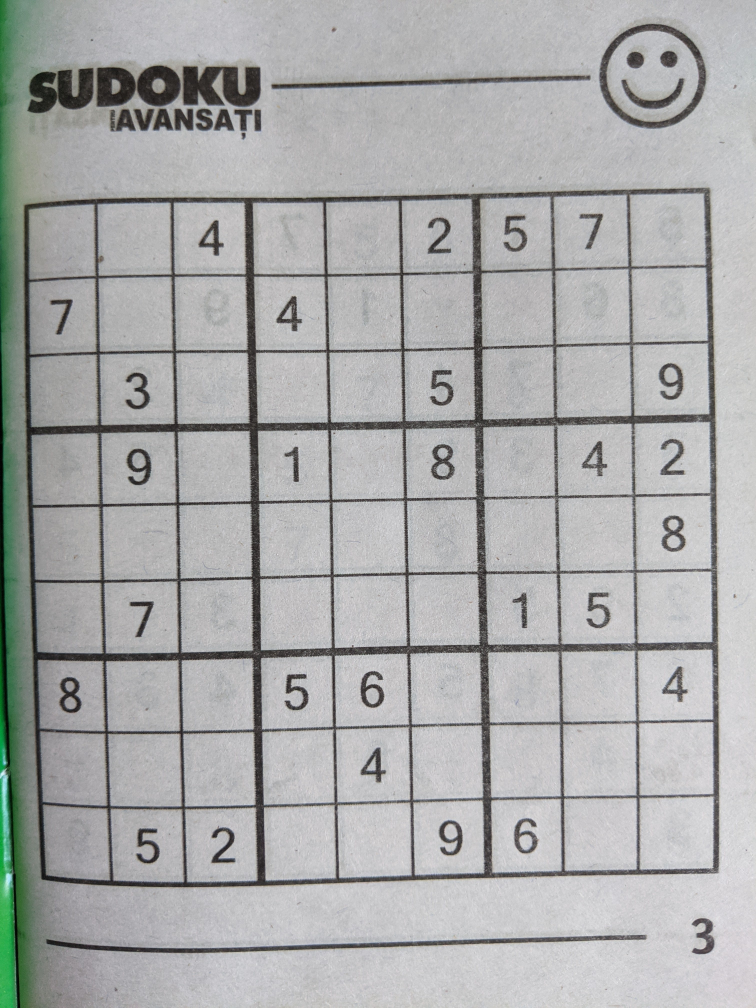
#> input picture evaluation/fake_test/classic/26.jpg, 3024 x 4032 px, found by its file name (shown at 1/4 size)
$ python play.py
#> lines starting #> are read from the running program, lines starting #| are printed output that depends on the picture; after the words box and inside, x2 and y2 are one past the last pixel; in counts of white or black regions, pixels touching at a corner belong together
import os
import glob
import cv2 as cv
import numpy as np
import matplotlib.pyplot as plt

#outliers = ['train/classic/26.jpg', 'train/classic/32.jpg', 'train/classic/36.jpg', 'train/classic/38.jpg', 'train/classic/5.jpg']

print("All Modules Imported")

class Line:
    """
    Store a line based on the two points.
    """
    def __init__(self, point_1, point_2):
        self.point_1 = point_1
        self.point_2 = point_2


class Point:
    def __init__(self, x, y):
        self.x = np.int32(np.round(x))
        self.y = np.int32(np.round(y))

    def get_point_as_tuple(self):
        return (self.x, self.y)


def compute_mean_and_std(image_paths, display = False):

    largest = []

    for (step, path) in enumerate(image_paths):
        #if path in outliers: continue
        #print(path)
        image = cv.imread(path)
        image = cv.resize(image, None, fx = 0.2, fy = 0.2)
        gray  = cv.cvtColor(image, cv.COLOR_BGR2GRAY)

        edges = cv.Canny(gray, 100, 200)

        ret, thresh = cv.threshold(edges,10,255,0)
        contours, hierarchy = cv.findContours(edges, 1, 2)

        max_area, max_idx = 0, 0
        for (idx, cnt) in enumerate(contours):
            area = cv.contourArea(cnt)
            if area > max_area:
                max_area = area
                max_idx  = idx

    largest.append(max_area)

    if display:
        print("Mean of the largest area extracted: {}".format(np.mean(largest)))
        print("STD of the largest area extracted: {}".format(np.std(largest)))
        plt.hist(largest, bins = 100)
        plt.show()

    return np.mean(largest), np.std(largest)

def generate_crop(contorurs, mean, std, n_std):

    best_fit_contour, best_fit_idx = np.inf, 0
    threshold = (mean + (std * n_std))

    for (idx, cnt) in enumerate(contours):
        x, y, w, h = cv.boundingRect(cnt)

        computed_area = w * h
        if np.abs(threshold - computed_area) < best_fit_contour:
            best_fit_contour = np.abs(threshold - computed_area)
            best_fit_idx     = idx

    return best_fit_idx

def compute_hough_transform(image, edges, threshold):
    lines = cv.HoughLines(edges, 1, np.pi/180, threshold)

    vertical_lines: [Line] = []
    horizontal_lines: [Line] = []

    for i in range(0, len(lines)):
        rho = lines[i][0][0]
        theta = lines[i][0][1]

        angle = theta * 180 / np.pi
        # print(angle)
        a = np.cos(theta)
        b = np.sin(theta)
        x0 = a*rho
        y0 = b*rho
        x1 = int(x0 + 1000*(-b))
        y1 = int(y0 + 1000*(a))
        x2 = int(x0 - 1000*(-b))
        y2 = int(y0 - 1000*(a))

        pt1 = (x1, y1) # x, y
        pt2 = (x2, y2) # x, y

        #cv.line(image, (x1,y1),(x2,y2),(0,0,255),2)

        if  1.4 <= theta <= 1.65:
            line = Line(Point(x=pt1[0], y=pt2[1]), Point(x=pt2[0], y=pt2[1]))
            horizontal_lines.append(line)
        else:
            line = Line(Point(x=pt2[0], y=pt1[1]), Point(x=pt2[0], y=pt2[1]))
            vertical_lines.append(line)

    return horizontal_lines, vertical_lines

def get_rotation_angle(image, edges, threshold):
    lines = cv.HoughLines(edges, 1, np.pi/180, threshold)

    angles = []
    for i in range(0, len(lines)):
        rho = lines[i][0][0]
        theta = lines[i][0][1]

        angle = theta * 180 / np.pi
        #print(angle)
        if angle < 90 + 30 and angle > 90 - 30:
            angles.append(angle)

    return angles

def remove_close_lines(lines: [Line], threshold: int, is_vertical: bool):

    different_lines = []
    if is_vertical:
        lines.sort(key=lambda line: line.point_1.x)
    else:
        lines.sort(key=lambda line: line.point_1.y)

    #  add the first line
    different_lines.append(lines[0])
    if is_vertical:
        for line_idx in range(1, len(lines)):
            if lines[line_idx].point_1.x - different_lines[-1].point_1.x > threshold:
                different_lines.append(lines[line_idx])
    else:
        for line_idx in range(1, len(lines)):
            if lines[line_idx].point_1.y - different_lines[-1].point_1.y > threshold:
                different_lines.append(lines[line_idx])
    return different_lines


from PIL import Image
SCOPE = "classic"
PATH_TO_TRAIN  = "train/"
PATH_TO_IMAGES = os.path.join(PATH_TO_TRAIN, SCOPE)

image_paths = sorted(glob.glob(PATH_TO_IMAGES + "/*.jpg"))
label_paths = sorted(glob.glob(PATH_TO_IMAGES + "/*.txt"))

#mean, std = compute_mean_and_std(image_paths, display = True)

mean, std = 230430.0, 0

for (step, path) in enumerate(image_paths):
    print(path)
    #path = "train/classic/32.jpg"
    #path = "train/classic/5.jpg"
    path = "train/classic/26.jpg"

    image = cv.imread(path)
#> image is the input picture: shape (4032, 3024, 3); mean B, G, R 170.8, 171.1, 170.1
    image = cv.resize(image, None, fx = 0.2, fy = 0.2)
#> image: shape (806, 605, 3)
    gray  = cv.cvtColor(image, cv.COLOR_BGR2GRAY)

    edges = cv.Canny(gray, 200, 250)
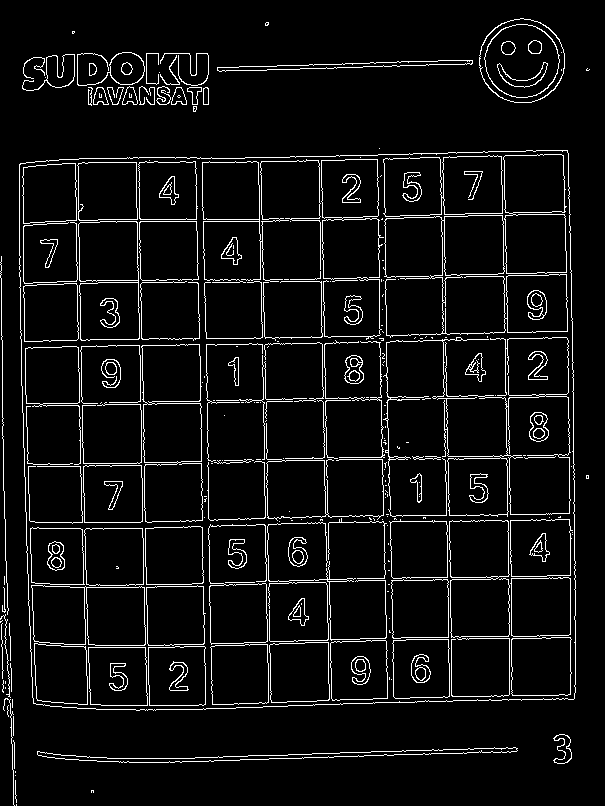
#> edges: shape (806, 605); 6.1% white in thin lines or dots
    ret, thresh = cv.threshold(edges,200,255,0)
    contours, hierarchy = cv.findContours(thresh, cv.RETR_LIST, cv.CHAIN_APPROX_SIMPLE)
#> contours = 389 contours, 191 with area under 20; largest, box (x1, y1, x2, y2) and area: (19, 150, 576, 711) 301113, (19, 150, 576, 711) 301104, (437, 337, 571, 517) 10450, (383, 215, 568, 338) 10195, (505, 395, 571, 515) 7090

    # cv.drawContours(image, contours, -1, (0, 255, 0), 3, cv.LINE_AA)
    # cv.imshow("image", image)
    # cv.waitKey(0)

    idx = generate_crop(contours, mean, std, 0.5)
#> the loop in generate_crop, `for (idx, cnt) in enumerate(contours):` made 389 passes
#> (x, y, w, h, computed_area, best_fit_contour) on passes 3, 6, 109, 252, 333: (15, 780, 2, 23, 46, 230384), (37, 747, 481, 16, 7696, 222734), (267, 522, 120, 120, 14400, 216030), (437, 337, 134, 180, 24120, 206310), (19, 150, 557, 561, 312477, 82047)
#> (x, y, w, h, computed_area) on passes 7, 8, 9, 10, 12, 14: (37, 747, 481, 16, 7696), (13, 740, 2, 29, 58), (554, 734, 18, 30, 540), (553, 734, 19, 30, 570), (7, 705, 2, 12, 24), (3, 698, 12, 108, 1296)
#> after the loop in generate_crop, `for (idx, cnt) in enumerate(contours):`: best_fit_contour = 82047; best_fit_idx = 332
#> idx = 332

    cnt = contours[idx]
#> cnt = contour of 358 points, box (x1, y1, x2, y2) (19, 150, 576, 711), area 301104
    x, y, w, h =  cv.boundingRect(cnt)
#> x = 19; y = 150; w = 557; h = 561

    x_min, y_min = x, y
#> x_min = 19; y_min = 150
    x_max, y_max = x + w, y + h
#> x_max = 576; y_max = 711

    image = cv.rectangle(image,(x, y),(x + w, y + h),(0,255,0),2)
#> image: shape (806, 605, 3); mean B, G, R 168.5, 172.2, 167.7
    image = image[y_min : y_max, x_min : x_max]
#> image: shape (561, 557, 3)

    # cv.imshow("image", image)
    # cv.waitKey(0)
    # break
    th = 10
    h, w, c = image.shape
#> c = 3

    x_min = max(0, x_min - th)
#> x_min = 9
    y_min = max(0, y_min - th)
#> y_min = 140
    x_max = min(w, x_max + th)
#> x_max = 557
    y_max = min(h, y_max + th)
#> y_max = 561

    image = cv.rectangle(image,(x, y),(x + w, y + h),(0,255,0),2)
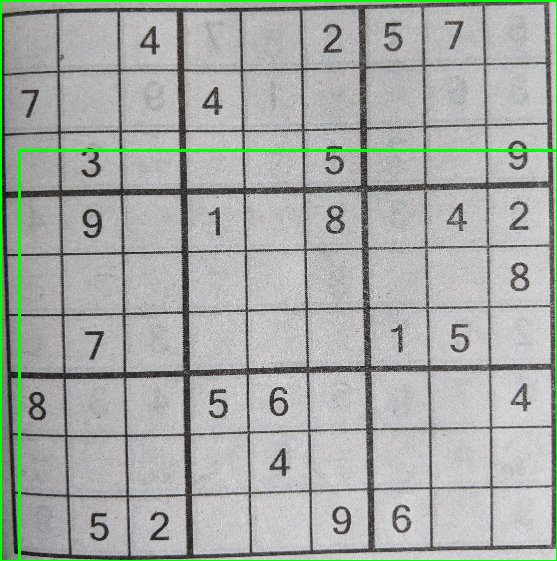
#> image: shape (561, 557, 3); mean B, G, R 166.9, 171.2, 166.7
    image = image[y_min : y_max, x_min : x_max]
#> image: shape (421, 548, 3)

    gray  = cv.cvtColor(image, cv.COLOR_BGR2GRAY)
#> gray: shape (421, 548)
    edges = cv.Canny(gray, 100, 220)
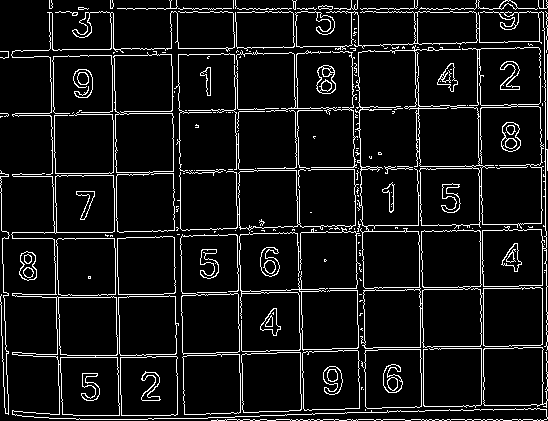
#> edges: shape (421, 548); 8.4% white in thin lines or dots

    angles = get_rotation_angle(image, edges, 100)
#> in get_rotation_angle, `lines = cv.HoughLines(edges, 1, np.pi/180, threshold)`: lines = 116 rows, first 8: [-233, 3.12], [57, 1.55], [8, 1.57], [-414, 3.12], [12, 1.57], [-170, 3.12], [113, 1.55], [419, 1.57]
#> the loop in get_rotation_angle, `for i in range(0, len(lines)):` made 116 passes
#> (rho, theta, angle) on passes 1 to 12: (-233, 3.12, 179), (57, 1.55, 89), (8, 1.57, 90), (-414, 3.12, 179), (12, 1.57, 90), (-170, 3.12, 179), (113, 1.55, 89), (419, 1.57, 90), (-113, 3.12, 179), (-235, 3.12, 179), (51, 1.55, 89), (116, 1.55, 89)
#> after the loop in get_rotation_angle, `for i in range(0, len(lines)):`: angles = 60 values, max 93 at index 59, min 87 at index 54, mean 89.32

    mean_angle = np.mean(angles)
#> mean_angle = 89.32
    rotation_angle = 90 - mean_angle
#> rotation_angle = 0.683

    pil_image = Image.fromarray(image)
    pil_image = pil_image.rotate((-1) * np.round(90 - mean_angle))
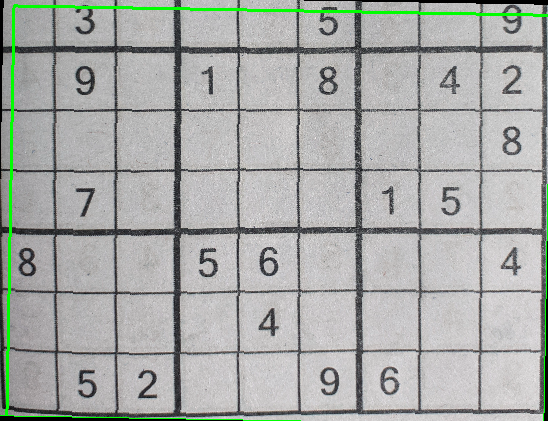
#> pil_image: PIL image 548x421 RGB; mean R, G, B 168.5, 171.2, 168.1
    image = np.asarray(pil_image)

    gray  = cv.cvtColor(image, cv.COLOR_BGR2GRAY)

    edges = cv.Canny(gray, 100, 200)
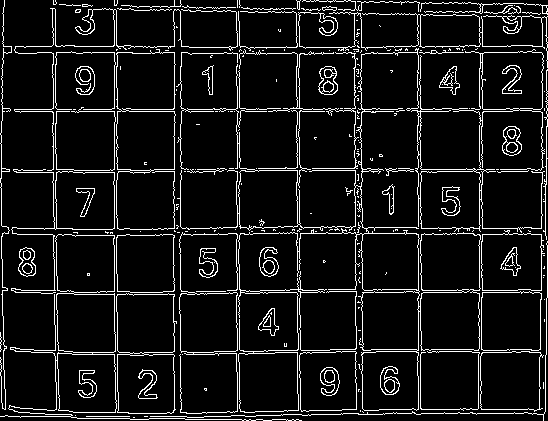
#> edges: shape (421, 548); 8.6% white in thin lines or dots

    ret, thresh = cv.threshold(edges,127,255,0)
    contours, hierarchy = cv.findContours(thresh, 1, 2)
#> contours = 327 contours, 214 with area under 20; largest, box (x1, y1, x2, y2) and area: (176, 48, 481, 413) 23218, (411, 49, 545, 233) 10766, (0, 234, 302, 421) 9894, (116, 49, 176, 230) 6666, (116, 293, 177, 414) 6629

    idx = generate_crop(contours, mean, std, 0.5)
#> the loop in generate_crop (call 2), `for (idx, cnt) in enumerate(contours):` made 327 passes
#> (cnt, x, y, w, h, computed_area, best_fit_contour) on pass 3: ([[86, 416], [129, 416]], 86, 416, 44, 1, 44, 230386)
#> (x, y, w, h, computed_area, best_fit_contour) on passes 12, 15: (384, 379, 11, 14, 154, 230276), (138, 370, 19, 29, 551, 229879)

    cnt = contours[idx]
    x, y, w, h =  cv.boundingRect(cnt)

    x_min, y_min = x, y
    x_max, y_max = x + w, y + h

    image = cv.rectangle(image,(x, y),(x + w, y + h),(0,255,0),2)

    image = image[y_min : y_max, x_min : x_max]
#> image: shape (365, 305, 3)
    gray  = cv.cvtColor(image, cv.COLOR_BGR2GRAY)
#> gray: shape (365, 305)
    edges = cv.Canny(gray, 200, 220)
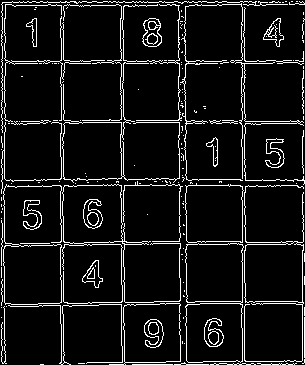
#> edges: shape (365, 305); 8.3% white in thin lines or dots

    # cv.imshow("image", edges)
    # cv.waitKey(0)

    hl, vl = compute_hough_transform(image, edges, 160)
#> the loop in compute_hough_transform, `for i in range(0, len(lines)):` made 18 passes
    #hl = remove_close_lines(hl, 30, False)
    vl = remove_close_lines(vl, 30, True)
#> the loop in remove_close_lines, `for line_idx in range(1, len(lines)):` made 10 passes

    for line in vl[:20]:
        cv.line(image, line.point_1.get_point_as_tuple(), line.point_2.get_point_as_tuple(), (255, 0, 0), 2, cv.LINE_AA)
#> this loop made 6 passes
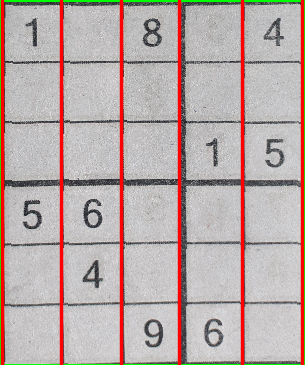
#> image: shape (365, 305, 3); mean R, G, B 185.8, 170.7, 167.9


    cv.imshow("image", image)
    cv.waitKey(0)

    # [4 lines of commented-out code are left out]
